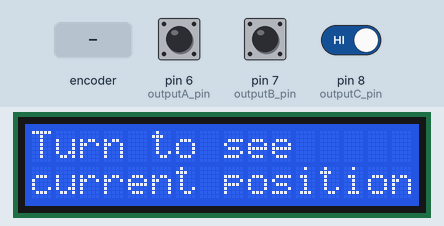
This sketch was run on a simulated Arduino Uno, built with avr-gcc and run on an emulated ATmega328P. Parts: 16×2 character LCD. Inputs (shaded band) come from the test bench; at power-on: pin 8 (outputC_pin) HIGH, pin 6 (outputA_pin) HIGH, pin 7 (outputB_pin) HIGH. What the sketch prints to the serial monitor is not drawn.

Above: at 1.2 s.
1.3 s: rotary encoder on pin 6 (outputA_pin) / pin 7 (outputB_pin) turned 3 steps (first pin leading)
At 3.0 s:
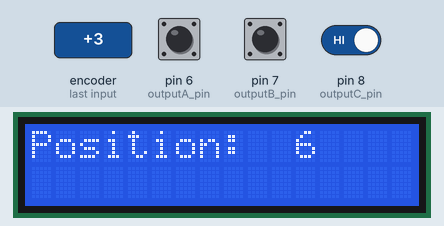
3.4 s: pin 8 (outputC_pin) driven LOW
At 3.7 s:
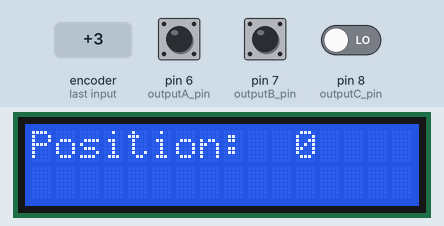
6.4 s: rotary encoder on pin 6 (outputA_pin) / pin 7 (outputB_pin) turned 2 steps (second pin leading)
9.8 s: rotary encoder on pin 6 (outputA_pin) / pin 7 (outputB_pin) turned 2 steps (second pin leading)
13.2 s: rotary encoder on pin 6 (outputA_pin) / pin 7 (outputB_pin) turned 2 steps (second pin leading)
19.6 s: pin 8 (outputC_pin) driven HIGH
Timing chart, 0 to 22.1 s (numbered marks = the images above; inputs shaded):
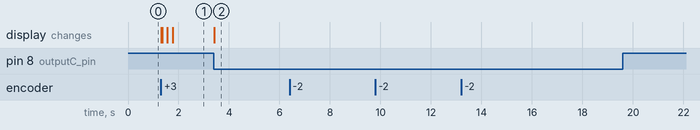

Measured:
- after the input at 1.3 s, the display: first changes at once (image 1 shows a later state)
- after the input at 3.4 s, the display: changes at once (image 2)
- after the input at 6.4 s, every drawn part: stays the same
- after the input at 9.8 s, every drawn part: stays the same
- after the input at 13.2 s, every drawn part: stays the same
- after the input at 19.6 s, every drawn part: stays the same

The sketch:

RotaryEncoderI2c.ino
```cpp
#include <Wire.h> // Library for I2C communication
#include <LiquidCrystal_I2C.h> // Library for LCD
LiquidCrystal_I2C lcd = LiquidCrystal_I2C(0x27, 16, 2);
#define outputA_pin 6 // Arduino Pin 6
#define outputB_pin 7 // Arduino Pin 7
#define outputC_pin 8 // Arduino Pin 7
int8_t counter = 0;
uint8_t aState;
uint8_t aLastState;
uint8_t bState;
uint8_t cState;

void displayMenu() {
    lcd.clear();
    lcd.setCursor(0, 0);
    lcd.print("Turn to see");
    lcd.setCursor(0, 1);
    lcd.print("current position");
}

void displayPosition(int8_t position) {
    lcd.clear();
    lcd.setCursor(0, 0);
    lcd.print("Position: ");
    lcd.setCursor(11, 0);
    lcd.print(position);
}

void setup() {
    Serial.begin(9600);
    lcd.init();
    lcd.backlight();
    displayMenu();
    pinMode(outputA_pin, INPUT); // Set outputA pin as input
    pinMode(outputB_pin, INPUT); // Set outputB pin as input
    pinMode(outputC_pin, INPUT); // Set outputC pin as input

    aLastState = digitalRead(outputA_pin); // Read initial state of A
}

void loop() {
    // Read the current state of outputA, outputB, outputC pins
    aState = digitalRead(outputA_pin);
    bState = digitalRead(outputB_pin);
    cState = digitalRead(outputC_pin);

    // Check for a change in state of outputA pin
    if (aState != aLastState) {
        // If the state is still changed, update the counter based on the direction of rotation
        if (bState != aState) {
            counter++; // Clockwise rotation
        } else {
            counter--; // Counterclockwise rotation
        }
        // Update the LCD display with the new position
        displayPosition(counter);
        // Output the counter value to the Serial Monitor
        Serial.println(counter);
    }
    // Check if button is pressed
    if (cState == LOW) {
        counter = 0;
        displayPosition(counter);
        Serial.println(counter);
    }
    // Update the last state of outputA pin
    aLastState = aState;
}
```
